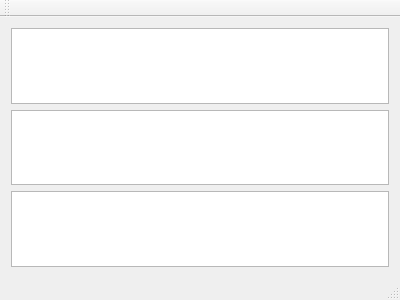
<?xml version="1.0" encoding="UTF-8"?>
<ui version="4.0">
 <class>MainWindow</class>
 <widget class="QMainWindow" name="MainWindow">
  <property name="geometry">
   <rect>
    <x>0</x>
    <y>0</y>
    <width>400</width>
    <height>300</height>
   </rect>
  </property>
  <property name="windowTitle">
   <string>MainWindow</string>
  </property>
  <widget class="QWidget" name="centralWidget">
   <layout class="QGridLayout" name="gridLayout">
    <item row="1" column="0">
     <widget class="QTreeView" name="treeView"/>
    </item>
    <item row="0" column="0">
     <widget class="QListView" name="listView"/>
    </item>
    <item row="2" column="0">
     <widget class="QTableView" name="tableView"/>
    </item>
   </layout>
  </widget>
  <widget class="QMenuBar" name="menuBar">
   <property name="geometry">
    <rect>
     <x>0</x>
     <y>0</y>
     <width>400</width>
     <height>22</height>
    </rect>
   </property>
  </widget>
  <widget class="QToolBar" name="mainToolBar">
   <attribute name="toolBarArea">
    <enum>TopToolBarArea</enum>
   </attribute>
   <attribute name="toolBarBreak">
    <bool>false</bool>
   </attribute>
  </widget>
  <widget class="QStatusBar" name="statusBar"/>
 </widget>
 <layoutdefault spacing="6" margin="11"/>
 <resources/>
 <connections/>
</ui>
